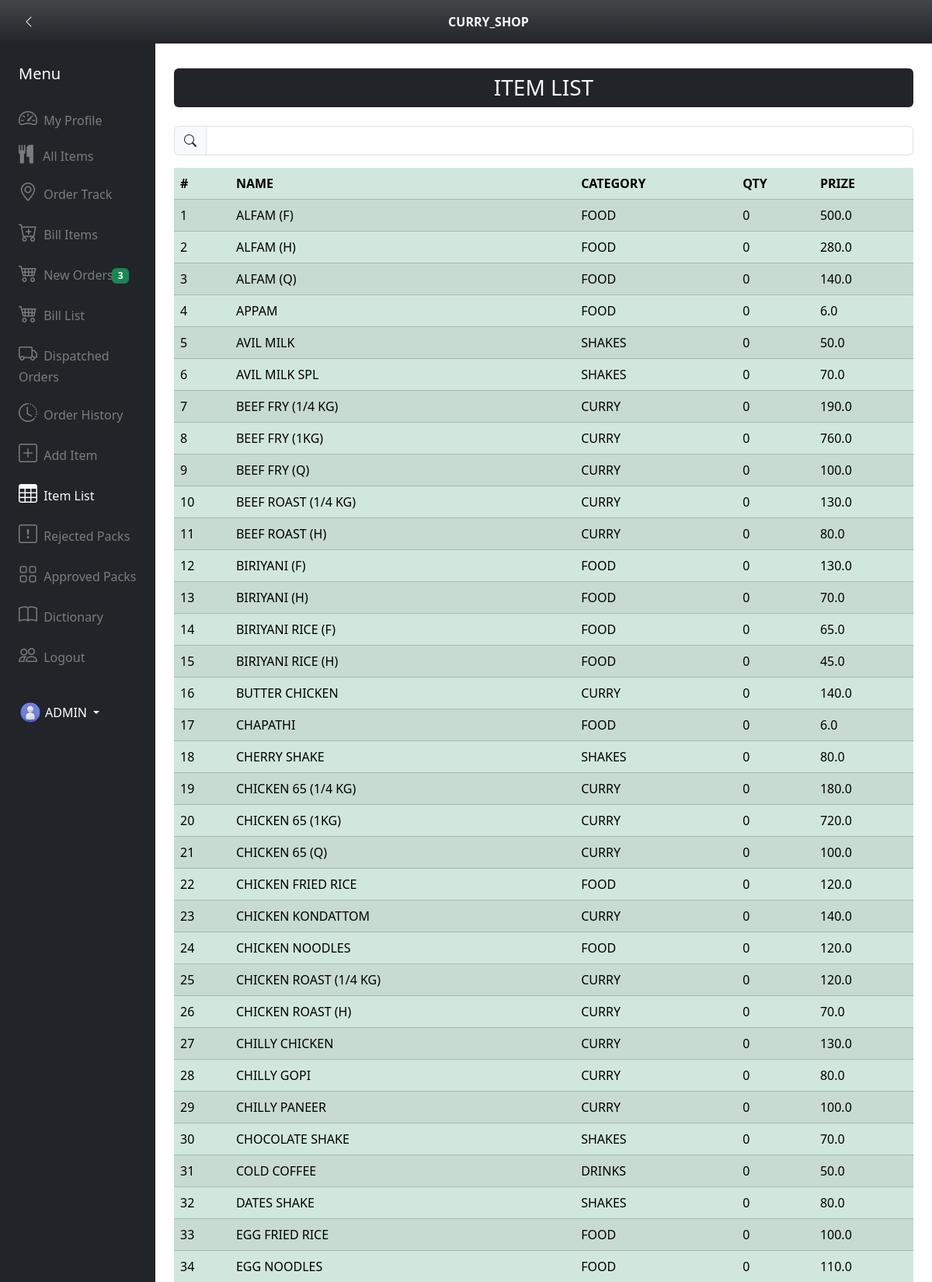
/itemlist (signed in, upper part), run on the app's committed database.
### app_dictionary/models.py (models this page shows, shortened)
class User(AbstractUser):
    delivery_address = models.TextField(blank=True,null=True,default='')
    profile_image = models.ImageField(blank=True,null=True,upload_to='profile/images/')
    phone = models.CharField(max_length=15,blank=True,null=True,unique=False)

class ItemModel(models.Model):
    name = models.CharField(max_length=255)
    des = models.TextField(blank=True,null=True)
    qty = models.IntegerField(default=0)
    prize = models.FloatField(default=0.00)
    cat_choices = (
        ('curry','curry'),
        ('shakes','shakes'),
        ('food','food'),
        ('ice cream','ice cream'),
        ('drinks','drinks')
    )
    category = models.CharField(max_length=255,choices=cat_choices,default='food')
    created_at = models.DateTimeField(auto_now_add=True)
    image = models.ImageField(upload_to='images/',blank=True,null=True)
    item_finished = models.BooleanField(default=False,blank=True,null=True)

### app_dictionary/views.py (the view)
# urls.py: path('itemlist',views.itemlist,name='itemlist'),
@login_required
def itemlist(request):
    items = ItemModel.objects.all().order_by('name')
    new_bill_count = BillModel.objects.filter(accept_status='notaccepted').count()
    return render(request,'curry_shop_itemlist.html',{'items':items,
                                                      'new_bill_count':new_bill_count})

### app_dictionary/templates/curry_shop_itemlist.html (shortened to what this page needs)
{% extends 'curry_shop_base2.html' %}
{% load crispy_forms_tags %}
{% block body_block %}
<div class="container">
    <h3 class="bg-dark p-2 text-center text-light rounded mb-4">ITEM LIST</h3>
    {% if items %}
    <div class="mb-3 input-group">
        <span class="input-group-text bi bi-search"></span>
        <input id="search_item_id" class="form-control" type="text">
    </div>
    {% endif %}
    <div class="table-responsive">
        {% if items %}
        <table class="table table-success table-striped table-hover">
            <thead>
                <th>#</th>
                <th>NAME</th>
                <th>CATEGORY</th>
                <th>QTY</th>
                <th>PRIZE</th>
            </thead>
            <tbody id="tbody1">
                {% for i in items %}
                <tr onclick="window.location.href=`{% url 'item_details' i.id %}`">
                    <td>{{ forloop.counter }}</td>
                    <td>{{ i.name|upper }}</td>
                    <td>{{ i.category|upper }}</td>
                    <td>{{ i.qty }}</td>
                    <td>{{ i.prize }}</td>
                </tr>
                {% endfor %}
            </tbody>
        </table>
        {% else %}
        <h4 class="bg-success p-2 text-center text-light rounded mb-4 py-5">No items</h4>
        {% endif %}
    </div>
</div>
{% endblock %}

### app_dictionary/templates/curry_shop_base2.html (shortened to what this page needs)
{% load static %}
<!DOCTYPE html>
<html lang="en">
<head>
    <link rel="stylesheet" href="https://cdn.jsdelivr.net/npm/bootstrap-icons@1.11.3/font/bootstrap-icons.min.css">
    <link href="https://cdn.jsdelivr.net/npm/bootstrap@5.3.3/dist/css/bootstrap.min.css" rel="stylesheet">
    <link rel="stylesheet" href="https://cdnjs.cloudflare.com/ajax/libs/font-awesome/4.7.0/css/font-awesome.min.css">
</head>
<body>
    <div class="d-flex bar bg-dark bg-gradient justify-content-between fixed-top" style="margin: 0;">
        <button class="btn" onclick="history.back()"><i class="bi bi-chevron-left text-light ps-3"></i></button>
        <a class="navbar-brand p-3 text-light" href="#"><strong>CURRY_SHOP</strong></a>
    </div>
<div class="container-fluid">
    <div class="row flex-nowrap">
        <div class="col-auto col-md-3 col-xl-2 px-sm-2 px-0 bg-dark width_adjust">
            <div class="d-flex flex-column align-items-center align-items-sm-start px-3 pt-2 text-white min-vh-100 top">
                <br><br><br>
                <a href="/" class="d-flex align-items-center pb-3 mb-md-0 me-md-auto text-white text-decoration-none">
                    <span class="fs-5 d-none d-sm-inline">Menu</span>
                </a>
                <ul class="nav nav-pills flex-column mb-sm-auto mb-0 align-items-center align-items-sm-start" id="menu">
                    <li>
                        <a id="profile" href="{% url 'profile' %}" class="nav-link px-0 align-middle  text-hover">
                            <i class="fs-4 bi-speedometer2"></i> <span class="ms-1 d-none d-sm-inline">My Profile</span>
                        </a>
                    </li>
                    <li>
                        <a id="all_item" href="{% url 'all_items' %}" class="nav-link px-0 align-middle  text-hover">
                            <i class="fs-4 fa fa-cutlery pe-1"></i> <span class="ms-1 d-none d-sm-inline"> All Items</span>
                        </a>
                    </li>
                    <li>
                        <a id="my_order" href="{% url 'my_order' %}" class="nav-link px-0 align-middle  text-hover">
                            <i class="fs-4 bi-geo-alt"></i> <span class="ms-1 d-none d-sm-inline">Order Track</span>
                        </a>
                    </li>
                    <li>
                        <a id="billitem" href="{% url 'billitem' %}" class="nav-link px-0 align-middle  text-hover">
                            <i class="fs-4 bi-cart-plus"></i> <span class="ms-1 d-none d-sm-inline">Bill Items</span>
                        </a>
                    </li>
                    <li>
                        <a id="new_bill_list" href="{% url 'new_bill_list' %}" class="nav-link px-0 align-middle  text-hover">
                            {%  if new_bill_count > 0 %}
                            <div class="position-relative">
                                <div class="position-absolute count_position1 start-0">
                                    <span class="ms-2 badge badge-success bg-success">{{ new_bill_count }}</span>
                                </div>
                            </div>
                            {% endif %}
                            <i class="fs-4 bi-cart4"></i> <span class="ms-1 d-none d-sm-inline">New Orders</span>
                        </a>
                    </li>
                    <li>
                        <a id="bill_list" href="{% url 'bill_list' %}" class="nav-link px-0 align-middle  text-hover">
                            <i class="fs-4 bi-cart4"></i> <span class="ms-1 d-none d-sm-inline">Bill List</span>
                        </a>
                    </li>
                    <li>
                        <a id="dispatched_list" href="{% url 'dispatched_list' %}" class="nav-link px-0 align-middle  text-hover">
                            <i class="fs-4 bi bi-truck"></i> <span class="ms-1 d-none d-sm-inline">Dispatched Orders</span>
                        </a>
                    </li>
                    <li>
                        <a id="order_history" href="{% url 'order_history' %}" class="nav-link px-0 align-middle  text-hover">
                            <i class="fs-4 bi bi-clock-history"></i> <span class="ms-1 d-none d-sm-inline">Order History</span>
                        </a>
                    </li>
                    <li>
                        <a id="add_item" href="{% url 'add_item' %}" class="nav-link px-0 align-middle  text-hover">
                            <i class="fs-4 bi-plus-square"></i> <span class="ms-1 d-none d-sm-inline">Add Item</span>
                        </a>
                    </li>
                    <li>
                        <a id="itemlist" href="{% url 'itemlist' %}" class="nav-link px-0 align-middle  text-hover">
                            <i class="fs-4 bi-table"></i> <span class="ms-1 d-none d-sm-inline">Item List</span>
                        </a>
                    </li>
                    <li>
                        <a id="rejected" href="" data-bs-toggle="collapse" class="nav-link px-0 align-middle  text-hover">
                            <i class="fs-4 bi-exclamation-square"></i> <span class="ms-1 d-none d-sm-inline">Rejected Packs</span> </a>
                    </li>
                    <li>
                        <a id="approved" href="" class="nav-link px-0 align-middle  text-hover">
                            <i class="fs-4 bi-grid"></i> <span class="ms-1 d-none d-sm-inline">Approved Packs</span></a>
                    </li>
                    <li>
                        <a id="itemlist" href="{% url 'home' %}" class="nav-link px-0 align-middle  text-hover">
                            <i class="fs-4 bi-book"></i> <span class="ms-1 d-none d-sm-inline">Dictionary</span>
                        </a>
                    </li>
                    <li>
                        {% if not user.is_authenticated %}
                        <a id="user_login" href="{% url 'login' %}" class="nav-link px-0 align-middle text-hover">
                            <i class="fs-4 bi-people "></i> <span class="ms-1 d-none d-sm-inline">Login</span>
                        </a>
                        {% else %}
                        <a id="user_logout" href="{% url 'logout' %}" class="nav-link px-0 align-middle text-hover">
                            <i class="fs-4 bi-people "></i> <span class="ms-1 d-none d-sm-inline ">Logout</span>
                        </a>
                        {% endif %}
                    </li>
                </ul>
                <div class="dropdown pb-4">
                    <a href="#" class="d-flex align-items-center text-white text-decoration-none dropdown-toggle" id="dropdownUser1" data-bs-toggle="dropdown" aria-expanded="false">
                        {% if user_data.profile_image %}
                        <img src="{{ user_data.profile_image.url }}" alt="hugenerd" width="30" height="30" class="rounded-circle text-hover">
                        {% else %}
                        <img src="{% static 'images\profile3d.png' %}" alt="hugenerd" width="30" height="30" class="rounded-circle text-hover">
                        {% endif %}
                        <span class="d-none d-sm-inline mx-1">{{ user.username|upper }}</span>
                    </a>
                </div>
            </div>
        </div>
        <div class="col py-3">
            <br>
            <div class="overflow-y">
                <br><br>
                {% block body_block %}
                {% endblock %}
            </div>
        </div>
    </div>
</div>
</body>
</html>

### app_dictionary/templates/curry_shop_base2.html (style rules this page uses)
.text-hover { color: rgb(124, 124, 124); }
.bar { padding: 0rem; }
.count_position1 { margin-top: 0.5rem; margin-left: 7rem; }

### data on the page
User: username "ADMIN"
ItemModel: name "ALFAM (F)", category "FOOD", qty "0", prize "500.0"
ItemModel: name "ALFAM (H)", category "FOOD", qty "0", prize "280.0"
ItemModel: name "ALFAM (Q)", category "FOOD", qty "0", prize "140.0"
ItemModel: name "APPAM", category "FOOD", qty "0", prize "6.0"
ItemModel: name "AVIL MILK", category "SHAKES", qty "0", prize "50.0"
ItemModel: name "AVIL MILK SPL", category "SHAKES", qty "0", prize "70.0"
ItemModel: name "BEEF FRY (1/4 KG)", category "CURRY", qty "0", prize "190.0"
ItemModel: name "BEEF FRY (1KG)", category "CURRY", qty "0", prize "760.0"
ItemModel: name "BEEF FRY (Q)", category "CURRY", qty "0", prize "100.0"
ItemModel: name "BEEF ROAST (1/4 KG)", category "CURRY", qty "0", prize "130.0"
ItemModel: name "BEEF ROAST (H)", category "CURRY", qty "0", prize "80.0"
ItemModel: name "BIRIYANI (F)", category "FOOD", qty "0", prize "130.0"
ItemModel: name "BIRIYANI (H)", category "FOOD", qty "0", prize "70.0"
ItemModel: name "BIRIYANI RICE (F)", category "FOOD", qty "0", prize "65.0"
ItemModel: name "BIRIYANI RICE (H)", category "FOOD", qty "0", prize "45.0"
ItemModel: name "BUTTER CHICKEN", category "CURRY", qty "0", prize "140.0"
ItemModel: name "CHAPATHI", category "FOOD", qty "0", prize "6.0"
ItemModel: name "CHERRY SHAKE", category "SHAKES", qty "0", prize "80.0"
ItemModel: name "CHICKEN 65 (1/4 KG)", category "CURRY", qty "0", prize "180.0"
ItemModel: name "CHICKEN 65 (1KG)", category "CURRY", qty "0", prize "720.0"
ItemModel: name "CHICKEN 65 (Q)", category "CURRY", qty "0", prize "100.0"
ItemModel: name "CHICKEN FRIED RICE", category "FOOD", qty "0", prize "120.0"
ItemModel: name "CHICKEN KONDATTOM", category "CURRY", qty "0", prize "140.0"
ItemModel: name "CHICKEN NOODLES", category "FOOD", qty "0", prize "120.0"
ItemModel: name "CHICKEN ROAST (1/4 KG)", category "CURRY", qty "0", prize "120.0"
ItemModel: name "CHICKEN ROAST (H)", category "CURRY", qty "0", prize "70.0"
ItemModel: name "CHILLY CHICKEN", category "CURRY", qty "0", prize "130.0"
ItemModel: name "CHILLY GOPI", category "CURRY", qty "0", prize "80.0"
ItemModel: name "CHILLY PANEER", category "CURRY", qty "0", prize "100.0"
ItemModel: name "CHOCOLATE SHAKE", category "SHAKES", qty "0", prize "70.0"
ItemModel: name "COLD COFFEE", category "DRINKS", qty "0", prize "50.0"
ItemModel: name "DATES SHAKE", category "SHAKES", qty "0", prize "80.0"
ItemModel: name "EGG FRIED RICE", category "FOOD", qty "0", prize "100.0"
ItemModel: name "EGG NOODLES", category "FOOD", qty "0", prize "110.0"

### other printed values
{{ new_bill_count }} "3"
